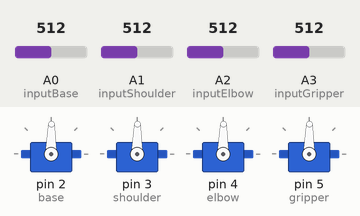
Bench run of a sketch on a simulated Arduino Uno, built with avr-gcc and run on an emulated ATmega328P. On the bench: 4 × servo. The test bench sets the inputs (shaded band); at power-on: A0 (inputBase) = 512, A1 (inputShoulder) = 512, A2 (inputElbow) = 512, A3 (inputGripper) = 512.

Above: at 1.2 s.
1.3 s: A0 (inputBase) set to 716
At 1.8 s:
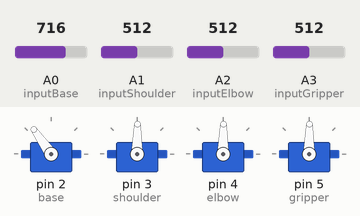
2.8 s: A1 (inputShoulder) set to 716
At 4.0 s:
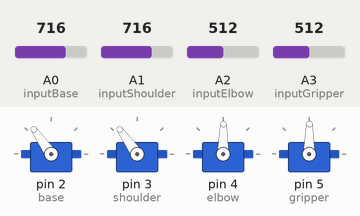
4.3 s: A2 (inputElbow) set to 716
At 5.2 s:
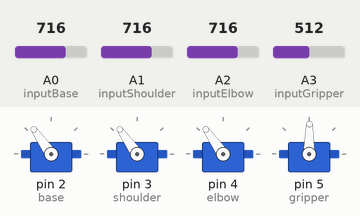
5.8 s: A3 (inputGripper) set to 716
At 6.4 s:
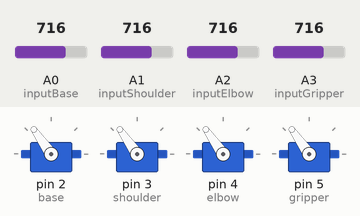
7.3 s: A0 (inputBase) set to 992
At 7.6 s:
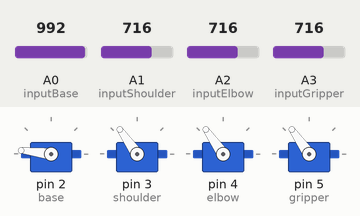
8.8 s: A1 (inputShoulder) set to 992
At 9.9 s:
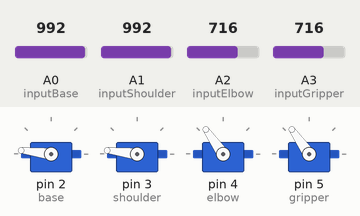
Timing chart, 0 to 11.3 s (numbered marks = the images above; inputs shaded):
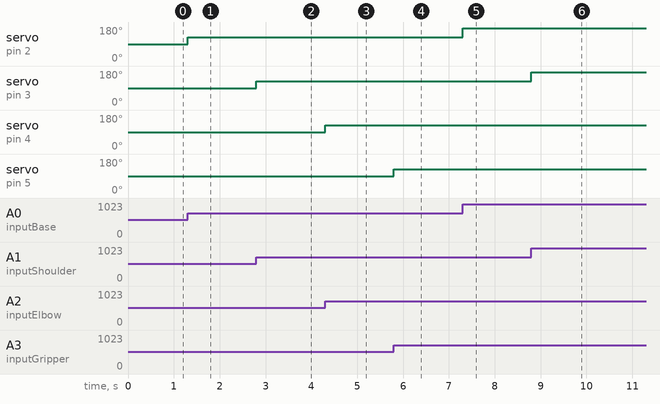

The sketch:

sketch_of_codeV2.ino
```cpp
#define inputBase A0 //potentiometer of the base
#define inputShoulder A1 //potentiometer of the shoulder
#define inputElbow A2 //potentiometer of the elbow
#define inputGripper A3 //potentiometer of the gripper
#include <Servo.h>

//name of the servomotors
Servo base; //servo that move the base
Servo shoulder; //servo that move shoulder
Servo elbow; //servo that move elbow
Servo gripper; //servo that move the gripper

//val of the potentiometer
int valBase = 0; //potentiometer that controll base
int valShoulder = 0; //potentiometer that controll shoulder
int valElbow = 0; //potentiometer that controll elbow
int valGripper = 0; //potentiometer that controll the gripper

void setup()
{
  base.attach(2); //port of the base
  shoulder.attach(3); //port of the shoulder
  elbow.attach(4); //port of the elbow
  gripper.attach(5); //port of the gripper
}

void loop()
{
  //base
  valBase = analogRead(inputBase);
  base.write(map(valBase, 0, 1023, 0, 179));

  //shoulder
  valShoulder = analogRead(inputShoulder);
  shoulder.write(map(valShoulder, 0, 1023, 0, 179));

  //elbow
  valElbow = analogRead(inputElbow);
  elbow.write(map(valElbow, 0, 1023, 0, 179));

  //gripper
  valGripper = analogRead(inputGripper);
  gripper.write(map(valGripper, 0, 1023, 0, 179));
}
```

Measured:
- after the input at 1.3 s, servo on pin 2 (base): 89° → 125° at once
- after the input at 2.8 s, servo on pin 3 (shoulder): 89° → 125° at once
- after the input at 4.3 s, servo on pin 4 (elbow): 89° → 125° at once
- after the input at 5.8 s, servo on pin 5 (gripper): 89° → 125° at once
- after the input at 7.3 s, servo on pin 2 (base): 125° → 173° at once
- after the input at 8.8 s, servo on pin 3 (shoulder): 125° → 173° at once
